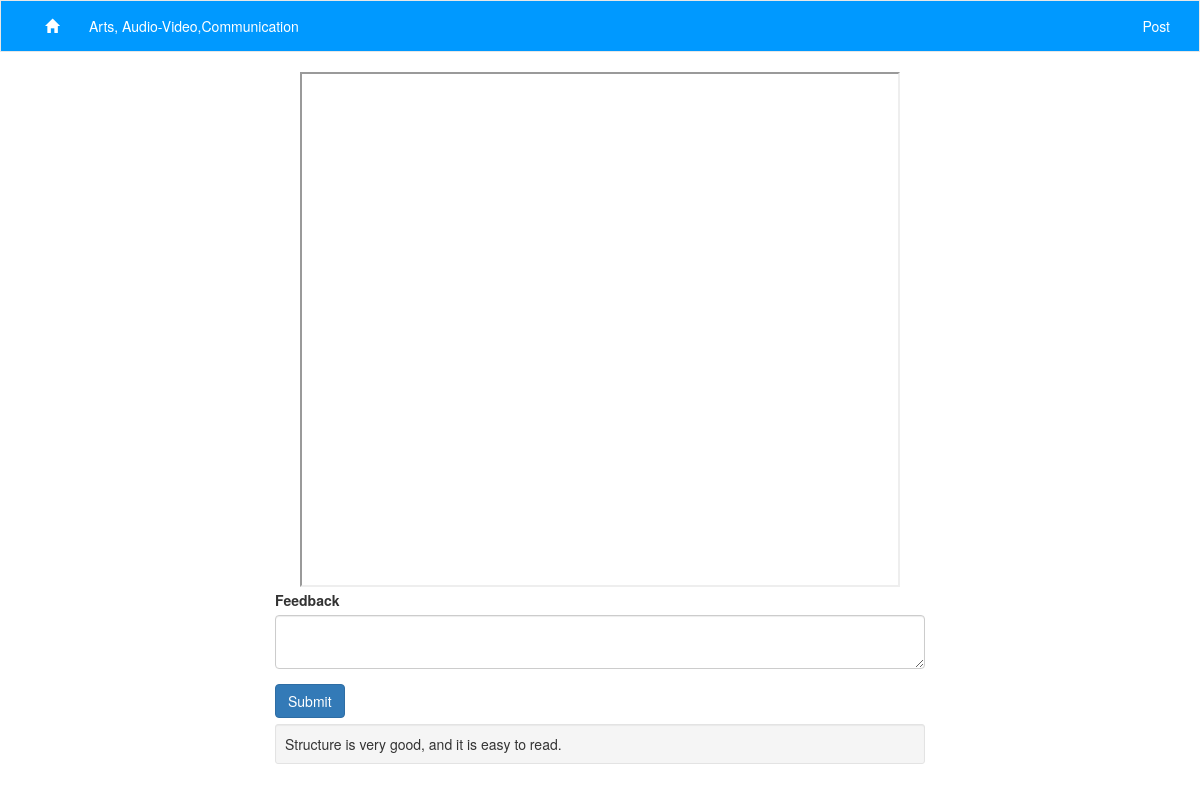
Page /resume.php?id=5855da7f562d2 on the committed database.
### tables this page shows
CREATE TABLE `category` (
  `id` int(11) NOT NULL AUTO_INCREMENT,
  `name` varchar(45) NOT NULL,
  PRIMARY KEY (`id`),
  UNIQUE KEY `name_UNIQUE` (`name`)
);

CREATE TABLE `resume` (
  `id` int(11) NOT NULL AUTO_INCREMENT,
  `url` longtext NOT NULL,
  `category` int(11) DEFAULT NULL,
  `created_date` datetime DEFAULT NULL,
  `url_id` varchar(25) NOT NULL,
  PRIMARY KEY (`id`),
  UNIQUE KEY `url_id_UNIQUE` (`url_id`),
  KEY `category_idx` (`category`),
  CONSTRAINT `category` FOREIGN KEY (`category`) REFERENCES `category` (`id`) ON DELETE NO ACTION ON UPDATE NO ACTION
);

CREATE TABLE `feedback` (
  `id` int(11) NOT NULL AUTO_INCREMENT,
  `text` longtext,
  `resume` int(11) DEFAULT NULL,
  `created_date` datetime DEFAULT NULL,
  PRIMARY KEY (`id`),
  KEY `resume_idx` (`resume`),
  CONSTRAINT `resume` FOREIGN KEY (`resume`) REFERENCES `resume` (`id`) ON DELETE NO ACTION ON UPDATE NO ACTION
);

### php/controller/resume_cr.php (called while the page is built, shortened)
<?php
$base_url = "http://".$_SERVER['SERVER_NAME'];
$pdf_viewer = $base_url."/pdf_viewer/web/viewer.html";
$feedback_text = "";
if(!empty($_GET)){
    $resume_id = $_GET["id"];
    $resume = get_resume($resume_id);
} else {
    $db = null;
    header("Location: .");
}
try {
    $category = get_category($resume["category"]);
    $pdf_view_url = $pdf_viewer."?file=".$base_url."/".$resume["url"];
    $feedback = get_feedback_from_resume($resume["id"]);
} catch (Exception $ex){
    $db = null;
    header("Location: .");
}
?>

### php/model/resume_md.php (called while the page is built, shortened)
<?php
function get_resume($url_id){
    global $db;
    $query = "SELECT * FROM resume
            WHERE url_id=:url_id";
    $statement = $db ->prepare($query);
    $statement->bindValue(":url_id", $url_id);
    $statement->execute();
    $resume = $statement->fetch();
    return $resume;
}
?>

### php/model/category_md.php (called while the page is built, shortened)
<?php
function get_category($id){
    global $db;
    $query = 'Select * FROM category
            WHERE id=:id';
    $statement = $db->prepare($query);
    $statement->bindValue(":id", $id);
    $statement->execute();
    $category = $statement->fetch();
    return $category;
}
?>

### php/model/feedback_md.php (called while the page is built, shortened)
<?php
function get_feedback_from_resume($resume){
    global $db;
    $query = 'Select * FROM feedback
            WHERE resume = :resume
            ORDER BY created_date DESC';
    $statement = $db->prepare($query);
    $statement->bindValue(":resume", $resume);
    $statement->execute();
    $feedback = $statement->fetchAll();
    return $feedback;
}
?>

### resume.php (the view, shortened to what this page needs)
<?php
include 'php/view/header.php';
include 'php/model/database.php';
include 'php/model/category_md.php';
include 'php/model/resume_md.php';
include 'php/model/feedback_md.php';
include 'php/controller/resume_cr.php';
?>
<nav class="navbar navbar-default">
    <div class="container">
      <ul class="nav navbar-nav">
        <li><a href="index.php"><span class="glyphicon glyphicon-home" aria-hidden="true" ></span></a></li>
      </ul>
        <p class="navbar-text navbar-left"><?php print $category["name"] ?></p>
      <ul class="nav navbar-nav navbar-right">
        <li><a href="post.php">Post</a></li>
      </ul>
    </div>
</nav>
<div class="container">
    <div class="row">
        <div class="col-xs-12" >
        <iframe src="<?php print $pdf_view_url ?>" align="middle" height="515" class="resume-pdf"></iframe>
        </div>
    </div>
    <div class="row">
        <div class="col-xs-12">
             <form name="feedbackForm" action="" method="post" onsubmit="return(validate())" class="feedback">
                <div class="form-group">
                    <label for="feedback">Feedback</label>
                    <textarea class="form-control" name="feedback" value="<?php print $feedback_text; ?>"></textarea>
                </div>
                <button type="submit" name="submit" class="btn btn-primary" value="submit">Submit</button>
            </form>
        </div>
    </div>
    <div class="row">
        <div class="col-xs-12">
            <?php
            foreach($feedback as $comment){
                echo "<div class='well well-sm feedback'>";
                echo nl2br($comment["text"]);
                echo "</div>";
            }
            ?>
        </div>
    </div>
</div>
<?php
include 'php/view/footer.php';
?>

### css/style.css (style rules this page uses)
body { margin: 0; padding: 0; }
.navbar, .navbar a, .navbar-text { color: white !important; }
.navbar-default { border-radius: 0 !important; background-color: #0099ff !important; }
.feedback { max-width: 650px; margin: 3px auto; }
.resume-pdf { margin: 0 auto; display: block; width: 100%; max-width: 600px; }

### rows in the picture
category: name "Arts, Audio-Video,Communication"
feedback: text "Structure is very good, and it is easy to read."
